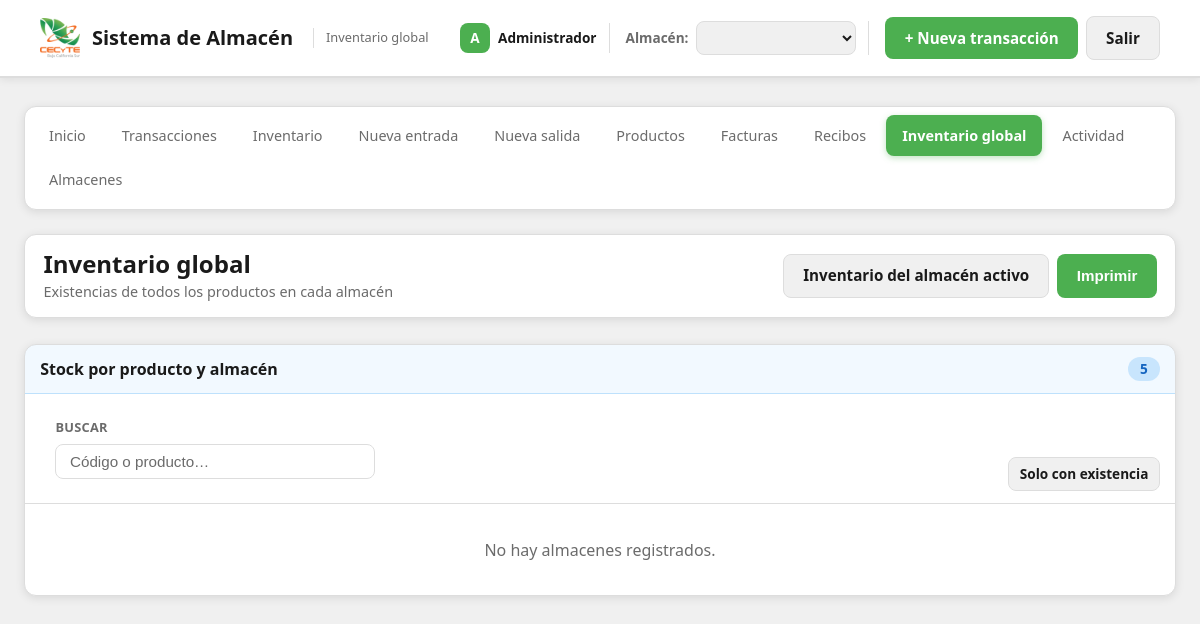
Before: /inventario-global.php (signed in) with the older database file.
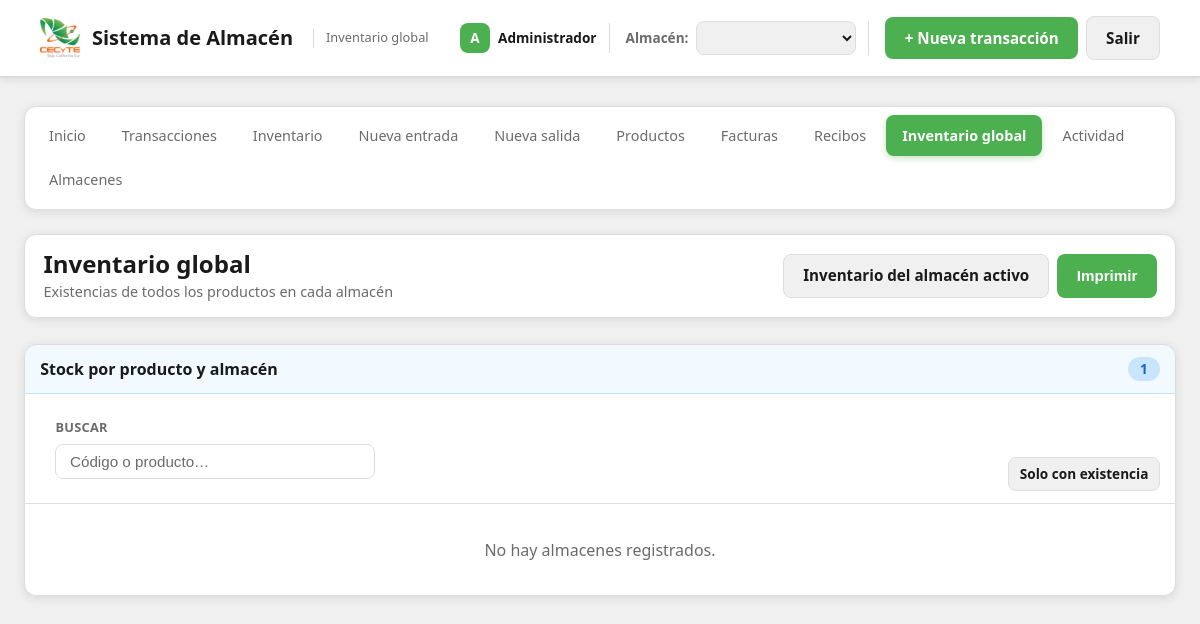
After: the same page with the newer database file.
### tables this page shows
CREATE TABLE IF NOT EXISTS productos (
  id INT UNSIGNED AUTO_INCREMENT PRIMARY KEY,
  codigo VARCHAR(50) UNIQUE,
  nombre VARCHAR(150) NOT NULL,
  descripcion TEXT,
  unidad VARCHAR(20) DEFAULT 'und',
  created_at TIMESTAMP DEFAULT CURRENT_TIMESTAMP,
  updated_at TIMESTAMP DEFAULT CURRENT_TIMESTAMP ON UPDATE CURRENT_TIMESTAMP,
  created_by INT UNSIGNED NULL COMMENT 'Usuario que registró/creó el producto',
  FOREIGN KEY (created_by) REFERENCES usuarios(id) ON DELETE SET NULL
);

### config/LoggedPDOStatement.php (called while the page is built, shortened)
<?php
class LoggedPDOStatement extends PDOStatement {
    public function execute($input_parameters = null): bool {
        $start = microtime(true);
        $sql = (string) ($this->queryString ?? '');
        $op = $this->detectOp($sql);
        $requestId = $GLOBALS['APP_REQUEST_ID'] ?? null;
        $userId = $GLOBALS['APP_USER_ID'] ?? null;
        $userName = $GLOBALS['APP_USER_NAME'] ?? null;
        $ruta = $GLOBALS['APP_REQUEST_CTX']['ruta'] ?? null;
        $method = $GLOBALS['APP_REQUEST_CTX']['method'] ?? null;
        $table = $this->extractTable($sql);
        $paramsSafe = $this->normalizeParamsForLog($input_parameters);
        $summary = $this->buildPrettySummary($op, $table, $paramsSafe, $userName, $userId, $method, $ruta);
        try {
            $result = parent::execute($input_parameters);
            $durationMs = (microtime(true) - $start) * 1000;
            return $result;
        } catch (Throwable $e) {
            $durationMs = (microtime(true) - $start) * 1000;
            $this->writeLog([
                'timestamp' => date('c'),
                'request_id' => $requestId,
                'usuario_id' => $userId,
                'usuario_nombre' => $userName,
                'duration_ms' => round($durationMs, 3),
                'op' => $op,
                'write' => $this->isWriteOp($op),
                'tabla' => $table,
                'sql' => $sql,
                'params_raw' => $paramsSafe,
                'resumen' => $summary,
                'ok' => false,
                'error_class' => get_class($e),
                'error_code' => $e->getCode(),
            ]);
            throw $e;
        }
    }
    private function extractTable(string $sql): ?string {
        $s = trim($sql);
        return null;
    }
    private function buildPrettySummary(string $op, ?string $table, $paramsSafe, $userName, $userId, $method, $ruta): string {
        $u = '';
        if ($userName !== null && $userName !== '') {
            $u = "usuario={$userName}";
        } else {
            $u = "usuario_id={$userId}";
        }
        $m = $method !== null ? $method : '';
        $r = $ruta !== null ? $ruta : '';
        $t = $table !== null ? $table : 'tabla?';
        $paramsShort = $this->paramsToShortString($paramsSafe);
        return trim("{$u} {$m} {$r} -> {$op} {$t} params={$paramsShort}");
    }
    private function paramsToShortString($paramsSafe): string {
        if ($paramsSafe === null) {
            return '[]';
        }
        $encoded = @json_encode($paramsSafe, JSON_UNESCAPED_UNICODE | JSON_UNESCAPED_SLASHES);
        return $encoded;
    }
    private function detectOp(string $sql): string {
        $s = ltrim($sql);
        if (preg_match('/^SELECT\b/i', $s)) {
            return 'SELECT';
        }
        return 'OTHER';
    }
    private function isWriteOp(string $op): bool {
        return in_array($op, ['INSERT', 'UPDATE', 'DELETE', 'REPLACE'], true);
    }
    private function normalizeParamsForLog($input_parameters) {
        if ($input_parameters === null) {
            return null;
        }
        $encoded = @json_encode($input_parameters, JSON_UNESCAPED_UNICODE | JSON_UNESCAPED_SLASHES);
        $decoded = json_decode($encoded, true);
        return $decoded;
    }
    private function writeLog(array $entry): void {
        try {
            $logDir = __DIR__ . '/../logs';
            $logFile = $logDir . '/sql.log';
            $line = json_encode($entry, JSON_UNESCAPED_UNICODE | JSON_UNESCAPED_SLASHES);
        } catch (Throwable $e) {
        }
    }
    private function writePrettyLine(array $entry): void {
        try {
            $logDir = __DIR__ . '/../logs';
            $logFile = $logDir . '/sql_pretty.log';
            $line = sprintf(
                "%s request_id=%s %s",
                $entry['timestamp'] ?? '',
                $entry['request_id'] ?? '',
                $entry['resumen'] ?? ''
            );
        } catch (Throwable $e) {
        }
    }
}

### includes/almacenes.php (called while the page is built, shortened)
<?php
function listarAlmacenes(): array {
    $pdo = getDB();
    $stmt = $pdo->query('SELECT id, nombre FROM almacenes ORDER BY nombre');
    return $stmt->fetchAll();
}

### includes/inventario.php (called while the page is built, shortened)
<?php
require_once __DIR__ . '/almacenes.php';
function inventarioGlobalMatriz(): array {
    $pdo = getDB();
    $almacenes = listarAlmacenes();
    $productos = $pdo->query('SELECT id, codigo, nombre, unidad FROM productos ORDER BY nombre')->fetchAll();
    $stock = [];
    foreach ($productos as $p) {
        $pid = (int) $p['id'];
        $stock[$pid] = [];
    }
    $sqlEntradas = "
        SELECT de.producto_id, e.almacen_id, COALESCE(SUM(de.cantidad), 0) AS cant
        FROM detalle_entradas de
        JOIN entradas e ON e.id = de.entrada_id
        WHERE e.estado != 'cancelada'
          AND (de.estado = 'activa' OR de.estado IS NULL)
        GROUP BY de.producto_id, e.almacen_id
    ";
    foreach ($pdo->query($sqlEntradas) as $row) {
        $pid = (int) $row['producto_id'];
        $aid = (int) $row['almacen_id'];
        if (isset($stock[$pid][$aid])) {
            $stock[$pid][$aid] += (int) $row['cant'];
        }
    }
    $sqlSalidas = "
        SELECT ds.producto_id, s.almacen_id, COALESCE(SUM(ds.cantidad), 0) AS cant
        FROM detalle_salidas ds
        JOIN salidas s ON s.id = ds.salida_id
        WHERE s.estado != 'cancelada'
        GROUP BY ds.producto_id, s.almacen_id
    ";
    foreach ($pdo->query($sqlSalidas) as $row) {
        $pid = (int) $row['producto_id'];
        $aid = (int) $row['almacen_id'];
        if (isset($stock[$pid][$aid])) {
            $stock[$pid][$aid] -= (int) $row['cant'];
        }
    }
    $totalesAlmacen = [];
    $filas = [];
    $totalGeneral = 0;
    foreach ($productos as $p) {
        $pid = (int) $p['id'];
        $porAlmacen = [];
        $totalFila = 0;
        $totalGeneral += $totalFila;
        $filas[] = [
            'id' => $pid,
            'codigo' => $p['codigo'],
            'nombre' => $p['nombre'],
            'unidad' => $p['unidad'] ?? 'und',
            'por_almacen' => $porAlmacen,
            'total' => $totalFila,
        ];
    }
    return [
        'almacenes' => $almacenes,
        'filas' => $filas,
        'totales_almacen' => $totalesAlmacen,
        'total_general' => $totalGeneral,
    ];
}

### inventario-global.php (the view, shortened to what the changed rows need)
<?php
require_once __DIR__ . '/includes/inventario.php';
$matriz = inventarioGlobalMatriz();
$filas = $matriz['filas'];
?>
<!DOCTYPE html>
<html lang="es">
<head>
  <link rel="stylesheet" href="assets/css/style.css?v=16">
</head>
<body class="pagina-inventario pagina-inventario-global">
  <div class="container">
    <main class="inventario-main">
      <header class="inventario-page-header">
        <div class="inventario-page-header-top">
          <div class="inventario-page-header-texto">
            <h1 class="inventario-page-titulo">Inventario global</h1>
          </div>
        </div>
      </header>
      <section class="inventario-seccion inventario-seccion-actual">
        <article class="inventario-panel inventario-panel-actual inventario-panel-global">
          <header class="inventario-panel-cabecera">
            <h2 class="inventario-panel-titulo">Stock por producto y almacén</h2>
            <span class="inventario-panel-contador" id="inventario-global-contador"><?= count($filas) ?></span>
          </header>
        </article>
      </section>
    </main>
  </div>
</body>
</html>

Changed rows visible on the page:
now on this page (row edited): productos: id "1"
Other visible differences:
count($filas): "5" → (not shown)
